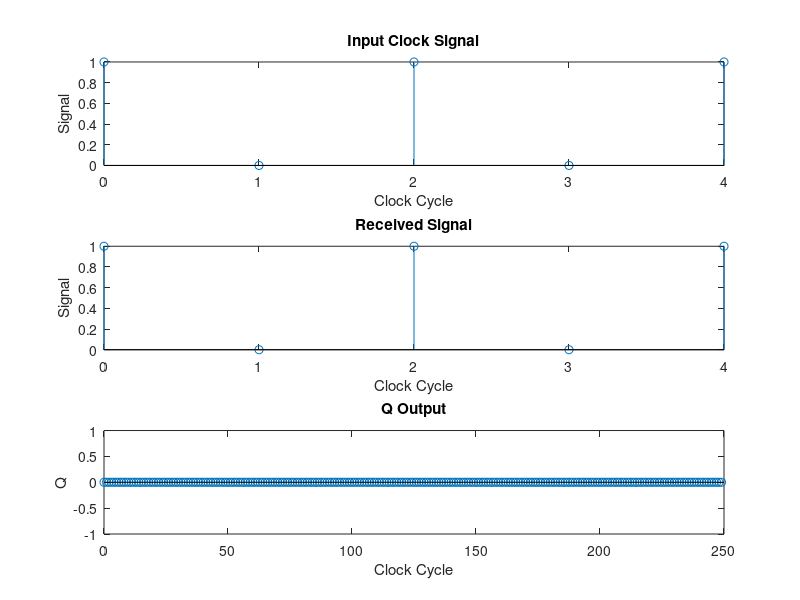

Write the MATLAB code that produced this figure.
 clear all;
clc;

% Input parameters
clockSignal = [1 0 1 0 1]; % Input clock signal
receivedSignal = [1 0 1 0 1]; % Received signal

% Define parameters
dataRate = 25000; % Data rate in Hz
samplingRateFactor = 50; % Sampling rate as a factor of data rate

% Calculate sampling rate
samplingRate = dataRate * samplingRateFactor;

% Calculate the number of clock cycles
numClockCycles = length(clockSignal);

% Calculate the number of samples
numSamples = numClockCycles * samplingRateFactor;

% Initialize variables
S = zeros(1, numSamples); % Set input
R = zeros(1, numSamples); % Reset input
Q = zeros(1, numSamples); % Output Q

% SR Flip-Flop operation
for i = 1:numSamples
    % Hold S and R inputs based on input clock signal and received signal
    S(i) = xor(clockSignal(mod(i-1, numClockCycles)+1), receivedSignal(mod(i-1, numClockCycles)+1));
    R(i) = xor(clockSignal(mod(i-1, numClockCycles)+1), ~receivedSignal(mod(i-1, numClockCycles)+1));
    
    % Update Q based on S and R inputs
    if S(i) && ~R(i)
        Q(i+1) = 1;
    elseif ~S(i) && R(i)
        Q(i+1) = 0;
    end
end

% Plotting the results
figure;
subplot(3, 1, 1);
stem(0:numClockCycles-1, clockSignal);
title('Input Clock Signal');
xlabel('Clock Cycle');
ylabel('Signal');

subplot(3, 1, 2);
stem(0:numClockCycles-1, receivedSignal);
title('Received Signal');
xlabel('Clock Cycle');
ylabel('Signal');

subplot(3, 1, 3);
stem(0:numSamples-1, Q(1:end-1));
title('Q Output');
xlabel('Clock Cycle');
ylabel('Q');
